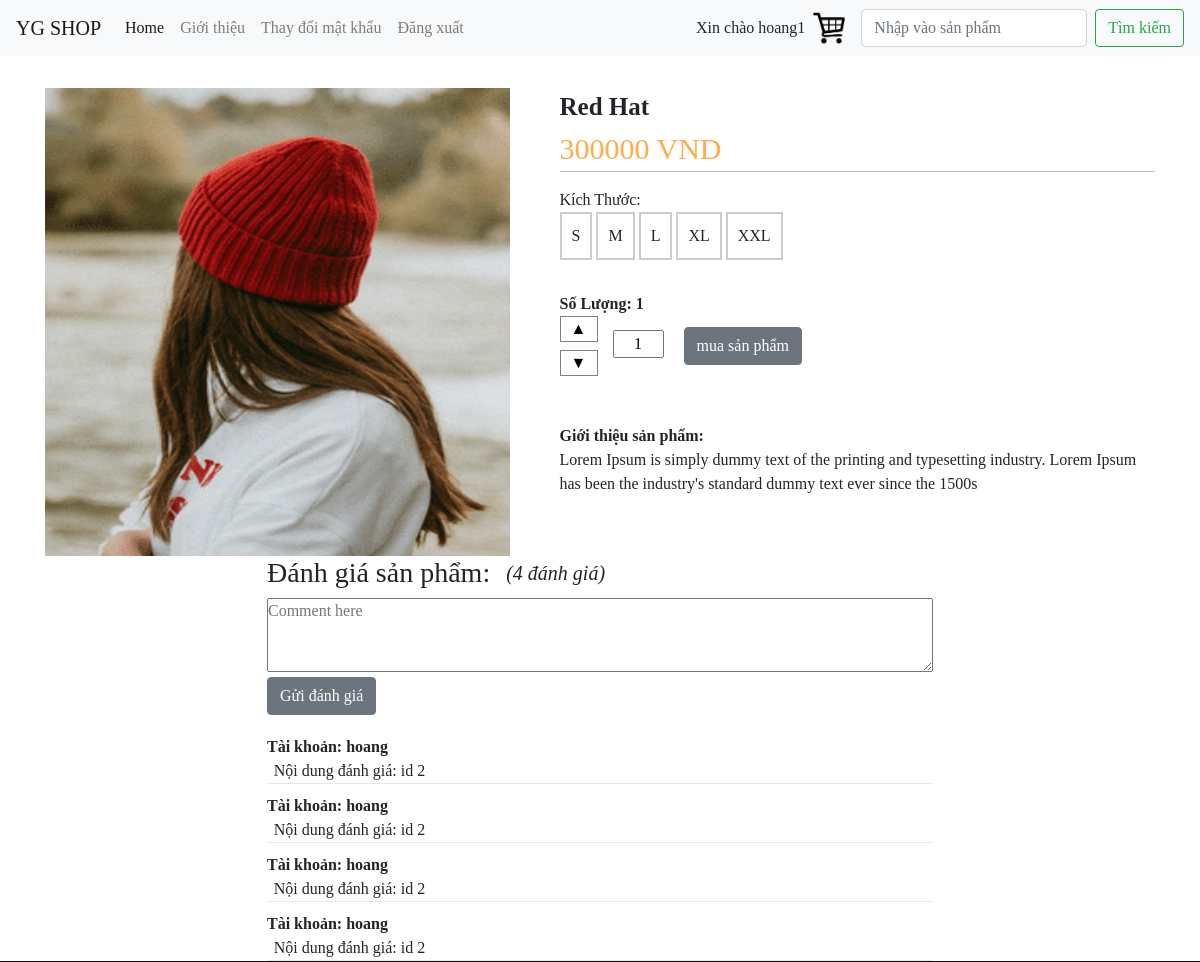
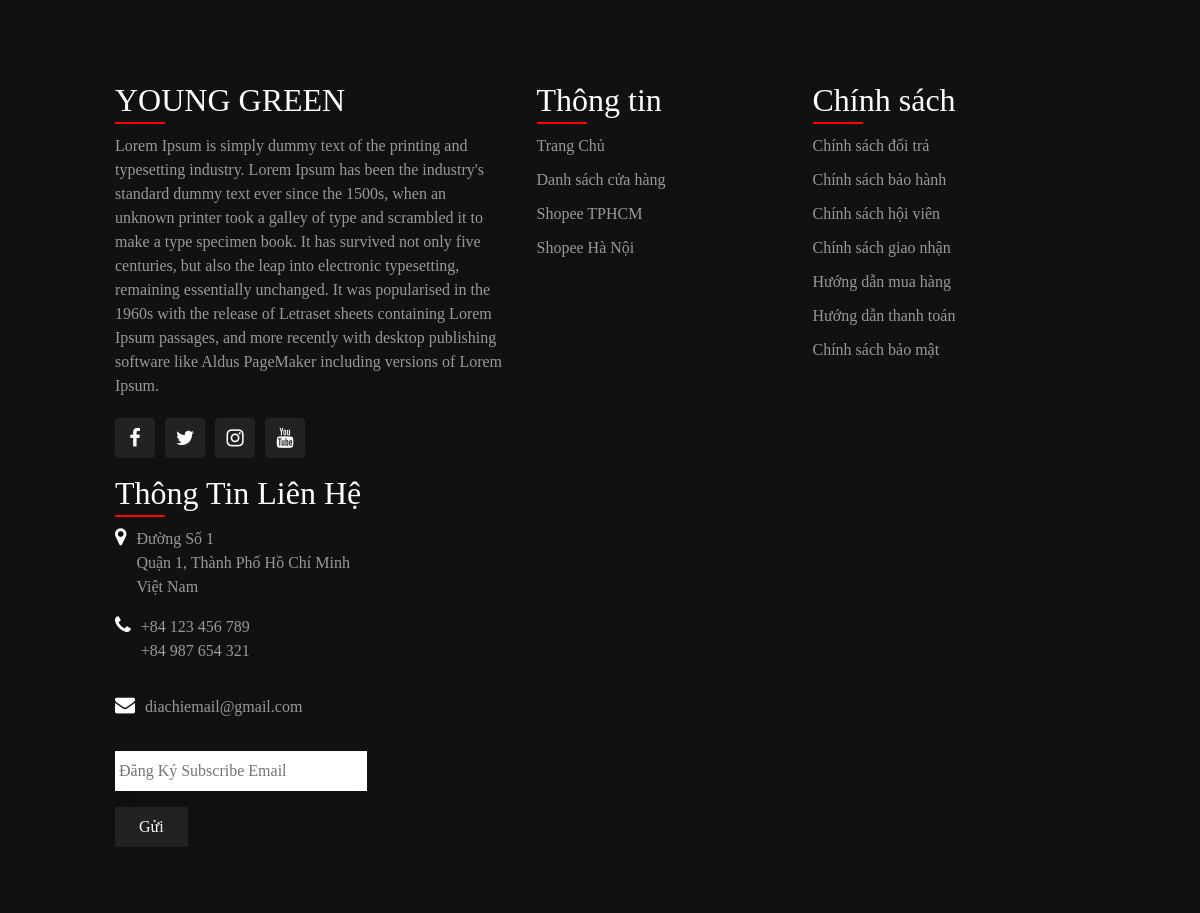
The app's page /item.php/?id=2 (signed in) with its own data (2 pictures, top to bottom).
### tables this page shows
CREATE TABLE `db_products` (
  `id` int(11) NOT NULL,
  `name` varchar(30) NOT NULL,
  `price` int(11) NOT NULL,
  `image` varchar(255) NOT NULL,
  `description` text NOT NULL,
  `status` tinyint(1) NOT NULL DEFAULT 1
);

CREATE TABLE `comments` (
  `id` int(11) NOT NULL,
  `account` varchar(100) NOT NULL,
  `productid` int(11) NOT NULL,
  `date` datetime NOT NULL,
  `content` text NOT NULL,
  `status` int(11) NOT NULL DEFAULT 1
);

### item.php (the view, shortened to what this page needs)
<?php
  require_once("services/connect_db.php");
  $id = $_GET['id'];
  $query = "select * from db_products where id='$id'";
  $result = mysqli_query($connect, $query);
  $item = mysqli_fetch_array($result);
?>
<!DOCTYPE html>
<html lang="en">
<head>
  <link rel="stylesheet" href="css/item.css">
</head>
<body>
  <?php include"layout/navigation.php";?>
  <div class="container">
    <?php
        echo
        '
            <div class="product-container">
                <img class="product-image" src="' . $item['image'] . '" alt="Card image cap" >
                <div class="product-content">
                    <a class="font-weight-bold content-name">' . $item['name'] . '</a>
                    <p class="content-price">'. $item['price'] .' VND</p>
                    <div class="content-size">
                        <a>Kích Thước:</a>
                        <form class="boxed size-form">
                            <label for="S-size">S</label>
                            <label for="M-size">M</label>
                            <label for="L-size">L</label>
                            <label for="XL-size">XL</label>
                            <label for="XXL-size">XXL</label>
                        </form>
                    </div>
                    <br>
                    <div class="content-quantity">
                        <a class="font-weight-bold">Số Lượng: <span id="quantity">1</span></a>
                    </div>
                    <div class="quantity-selector">
                        <div class="change-quantity">
                            <button class="quantity-btn" onclick="increment()">&#9650</button>
                            <button class="quantity-btn" onclick="decrement()">&#9660</button>
                        </div>
                        <div class="quantity-form">
                            <form method="POST" action="/cart.php?action=add" autocomplete="off">
                                <input id="demoInput" type="number" min=0 max=100 value="1" name="quantity[' . $item['id'] .']">
                                <input class="btn btn-secondary buy-btn" type="submit" value="mua sản phẩm">
                            </form>
                        </div>
                    </div>
                    <span class="font-weight-bold">Giới thiệu sản phẩm:</span>
                    <p class="content-description">'.$item['description'].'</p>
                </div>
            </div>
        ';
        ?>
    <div class="comment-container">
      <?php
            require_once("services/connect_db.php");
            $productid = $_GET['id'];
            $getCommentsQuery = "select * from comments where productid = $productid";
            $allCommentsOfProducts = mysqli_query($connect, $getCommentsQuery);
            ?>
      <?php
            if(mysqli_num_rows($allCommentsOfProducts)==0):
            echo"<h2 style='color:green'>Không có đánh giá nào!</h2>";
            echo'
                    <section>
                    <form method="post" action="">
                        <section>
                        <textarea name="content" id="" cols="30" rows="3" style="width:100%" placeholder="Comment here"></textarea>
                        </section>
                        <section>
                        <input class="btn btn-secondary submit-btn" type="submit" value="Gửi đánh giá">
                        </section>
                    </form>
                    </section>
                    ';
            else:
            ?>
      <div class="comment-header">
        <h3>Đánh giá sản phẩm: </h2>
          <h3 class="comment-number" style="font-style:italic">(<?=mysqli_num_rows($allCommentsOfProducts)?> đánh giá)
          </h3>
      </div>
      <?php
                if(isset($_SESSION["user"])){
                echo'
                    <section>
                    <form method="post" action="">
                        <section>
                        <textarea name="content" id="" cols="30" rows="3" style="width:100%" placeholder="Comment here"></textarea>
                        </section>
                        <section>
                        <input class="btn btn-secondary submit-btn" type="submit" value="Gửi đánh giá">
                        </section>
                    </form>
                    </section>
                    ';
                }
                ?>
      <?php
            foreach($allCommentsOfProducts as $comment):
            ?>
      <div class="comment-content">
        <section style='font-weight:bold;'>Tài khoản: <span><?=$comment['account']?></span></section>
        <section style='padding-left:1%;'>Nội dung đánh giá: <?=$comment['content']?></section>
      </div>
      <?php
            endforeach;
            endif;
            ?>
    </div>
  </div>
  <?php include 'layout/footer.php'; ?>
</body>
</html>

### css/item.css (style rules this page uses)
.product-container { display:flex; gap:50px; }
.product-content { display:flex; flex-direction: column; width: 600px; }
.content-name { font-size: 25px; font-weight: 500; display: block; }
.content-price { font-size: 30px; color: #FFAC4B; display: block; border-bottom: 1px solid #BDBDBD; }
.product-image { height: 468px; width: 468px; }
.boxed label { display: inline-block; width: 6 em; padding: 10px; border: solid 2px #ccc; transition: all 0.3s; }
.change-quantity { display:flex; flex-direction: column; gap: 0.5rem; }
#demoInput { text-align: center; }
.quantity-selector { display: flex; gap: 15px; align-items: center; }
.quantity-btn { width: 38px; border: 0.5px solid grey; background-color: white; }
.buy-btn { margin-left: 1em; }
.comment-container { width: 60%; margin-left: auto; margin-right: auto; }
.comment-header { display: flex; flex-direction: row; align-items: center; gap: 1em; }
.comment-number { font-size: 20px; }
.comment-content { border-bottom: 1px solid rgb(232,232,232); margin-top: 10px; }
.submit-btn { margin-right: auto; margin-bottom: 10px; margin-top: 5px; }
.container { margin-top: 2rem; }

### css/footer.css (style rules this page uses)
* { margin: 0; padding: 0; box-sizing: border-box; font-family: "MavenPro"; }

### records on screen
db_products: image (picture), name "Red Hat", price "300000", description "Lorem Ipsum is simply dummy text of the printing and typesetting industry. Lorem Ipsum has been the industry's standard dummy text ever since the 1500s"
comments: account "hoang", content "id 2"
comments: account "hoang", content "id 2"
comments: account "hoang", content "id 2"
comments: account "hoang", content "id 2"

### other values on screen
$_SESSION["user"] "hoang1"
mysqli_num_rows($allCommentsOfProducts) "4"
